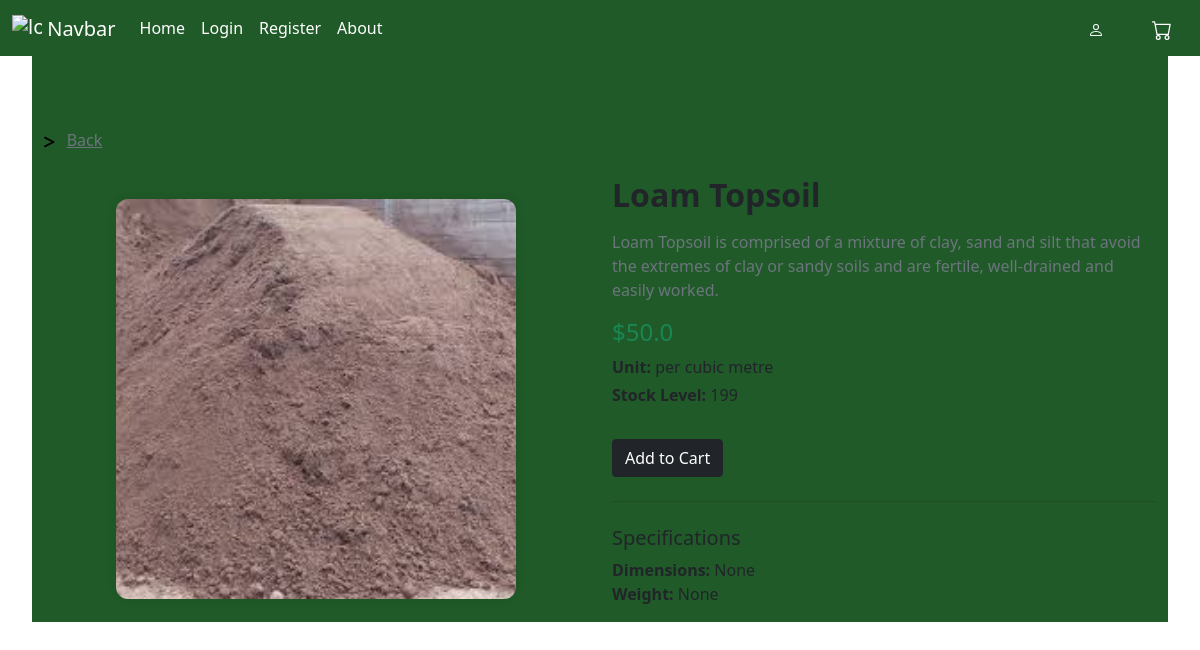
Screenshot of /product_view_1 with the database file from the repository.
### ORM/tables.py (models this page shows, shortened)
class Product(TimeStampedModel):
    __tablename__ = 'products'
    id = Column(Integer, primary_key=True, autoincrement=True)
    name = Column(String(100), nullable=False)
    description = Column(String, nullable=False)
    dimensions = Column(String(50), nullable=True)
    weight = Column(REAL, nullable=True)
    unit = Column(String(50), nullable=False)
    price = Column(REAL, nullable=False)
    stock_level = Column(Integer, nullable=False)
    category = Column(Integer, ForeignKey('categories.id'), nullable=False, index=True)
    image = Column(String(100), nullable=False)
    orders = Relationship('Order', back_populates='product')
    categories = Relationship('Category', back_populates='product')

### main.py (the view)
@limiter.limit(default)
@app.route("/product_view_<int:product_id>", methods=['POST', 'GET'])
def product_view(product_id):
    product_obj = get_product_by_id(product_id)
    if product_obj == None:
        abort(404)
    return render_template("product_view.html", product=product_obj)

### ORM/ORM_operations.py (called while the page is built)
def get_product_by_id(product_id):
    product = Product.query.filter(Product.id == product_id).first()
    return product

### main.py (called while the page is built)
@app.after_request
def add_security_headers(resp):
    resp.headers['Content-Security-Policy'] =  "default-src 'self'; object-src 'none'; base-uri 'none';" #prevents inline scripts from running and objects
    resp.headers['X-Content-Type-Options'] = 'nosniff' #forces the browser to honour the content type instead of auto detecting
    resp.headers['X-Frame-Options'] = 'SAMEORIGIN' #prevents external sites from embedding this site in iframe, helping prevent clickjacking
    return resp

### templates/product_view.html (shortened to what this page needs)
{% extends "base.html" %}
{% block content %}
<div class="container my-5" style="padding-top: 5rem">
    <svg xmlns="http://www.w3.org/2000/svg" height="14" width="10.5" viewBox="0 0 384 512">
        <path d="M3.4 81.7c-7.9 15.8-1.5 35 14.3 42.9L280.5 256 17.7 387.4C1.9 395.3-4.5 414.5 3.4 430.3s27.1 22.2 42.9 14.3l320-160c10.8-5.4 17.7-16.5 17.7-28.6s-6.8-23.2-17.7-28.6l-320-160c-15.8-7.9-35-1.5-42.9 14.3z"/>
    </svg>
    <a href="/" class="text-muted px-2">Back</a>
    <div class="row mt-4">
        <div class="col-md-6 text-center d-flex align-items-center justify-content-center">
            <div style="width: 400px; height: 400px; overflow: hidden; border-radius: 0.75rem; box-shadow: 0 0 10px rgba(0,0,0,0.1);">
                <img src="{{ product.image }}" alt="{{ product.name }}"
                     style="width: 100%; height: 100%; object-fit: cover;">
            </div>
        </div>
        <div class="col-md-6">
            <h2 class="fw-bold mb-3">{{ product.name }}</h2>
            <p class="text-muted">{{ product.description }}</p>
            <h4 class="text-success">${{ product.price }}</h4>
            <p class="mb-1"><strong>Unit:</strong> {{ product.unit }}</p>
            <p><strong>Stock Level:</strong> {{ product.stock_level }}</p>
            <button class="btn btn-dark mt-3" id="add_to_cart">
                 Add to Cart
            </button>
            <hr class="my-4">
            <h5>Specifications</h5>
            <ul class="list-unstyled">
                <li><strong>Dimensions:</strong> {{ product.dimensions }}</li>
                <li><strong>Weight:</strong> {{ product.weight }}</li>
            </ul>
        </div>
    </div>
</div>
{% endblock %}

### static/style.css (style rules this page uses)
.container { background-color: #205A28; }
body { margin-left : 2rem; margin-right : 2rem; }

### rows the page displays
Product: image (picture), name "Loam Topsoil", description "Loam Topsoil is comprised of a mixture of clay, sand and silt that avoid the extremes of clay or sandy soils and are fertile, well-drained and easily worked.", price "50.0", unit "per cubic metre", stock_level "199", dimensions "None", weight "None"
